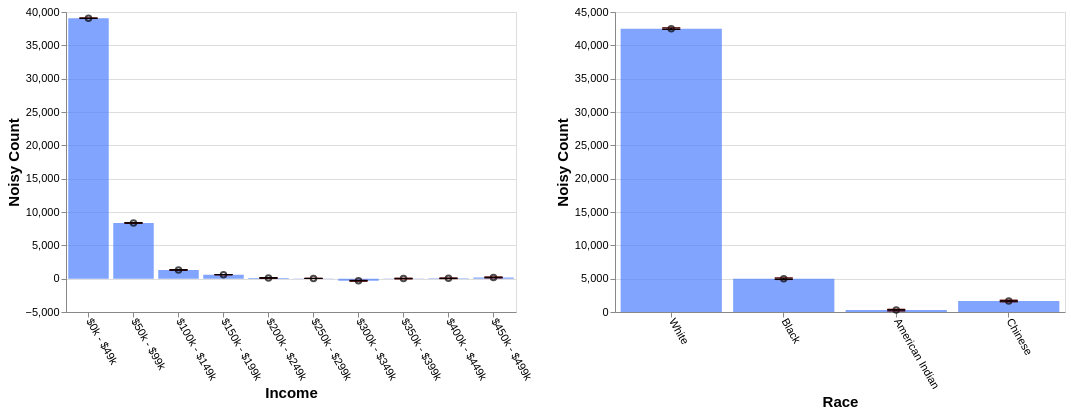

This figure's Vega-Lite source:
### Vega-Lite specification from a JSON file in a GitHub repository (floating-point values rounded to 4 significant figures)
{"config": {"view": {"continuousWidth": 400, "continuousHeight": 300}, "axis": {"labelFontSize": 11, "titleFontSize": 15}, "axisBottom": {"labelAngle": 60}}, "hconcat": [{"layer": [{"mark": "bar", "encoding": {"color": {"value": "transparent"}, "tooltip": [{"aggregate": "sum", "field": "noisy_count", "title": "noisy count", "type": "quantitative"}, {"aggregate": "sum", "field": "noisy_count_prev", "title": "prev count", "type": "quantitative"}, {"aggregate": "sum", "field": "error", "title": "current error", "type": "quantitative"}, {"aggregate": "sum", "field": "error_prev", "title": "prev error", "type": "quantitative"}], "x": {"field": "income", "sort": null, "title": "Income", "type": "ordinal"}}, "height": 300, "selection": {"selector631": {"type": "interval", "encodings": ["x"]}}, "transform": [{"filter": {"selection": "selector632"}}], "width": 450}, {"mark": {"type": "bar", "color": "gray", "opacity": 0}, "encoding": {"x": {"field": "income", "sort": null, "title": "Income", "type": "ordinal"}, "y": {"aggregate": "sum", "field": "noisy_count_prev", "type": "quantitative"}}, "transform": [{"filter": {"selection": "selector632"}}]}, {"mark": {"type": "bar", "color": "#4C7FFF", "opacity": 0.7}, "encoding": {"x": {"field": "income", "sort": null, "title": "Income", "type": "ordinal"}, "y": {"aggregate": "sum", "field": "noisy_count", "type": "quantitative"}}, "transform": [{"filter": {"selection": "selector632"}}]}, {"mark": {"type": "point", "color": "black", "opacity": 0.7}, "encoding": {"x": {"field": "income", "sort": null, "title": "Income", "type": "ordinal"}, "y": {"aggregate": "sum", "field": "noisy_count", "title": "Noisy Count", "type": "quantitative"}}, "transform": [{"filter": {"selection": "selector632"}}]}, {"mark": {"type": "rule", "color": "#B6B6B6", "size": 2, "strokeDash": [3, 3]}, "encoding": {"x": {"field": "income", "sort": null, "title": "Income", "type": "ordinal"}, "y": {"aggregate": "sum", "field": "plus_error_prev_income", "title": "", "type": "quantitative"}, "y2": {"aggregate": "sum", "field": "minus_error_prev_income", "title": ""}}, "transform": [{"filter": {"selection": "selector632"}}]}, {"mark": {"type": "tick", "color": "#B90000", "size": 0, "strokeDash": [1, 1]}, "encoding": {"x": {"field": "income", "sort": null, "title": "Income", "type": "ordinal"}, "y": {"aggregate": "sum", "field": "plus_error_prev_income", "type": "quantitative"}}, "transform": [{"filter": {"selection": "selector632"}}]}, {"mark": {"type": "tick", "color": "#B90000", "size": 0, "strokeDash": [3, 1]}, "encoding": {"x": {"field": "income", "sort": null, "title": "Income", "type": "ordinal"}, "y": {"aggregate": "sum", "field": "minus_error_prev_income", "type": "quantitative"}}, "transform": [{"filter": {"selection": "selector632"}}]}, {"mark": {"type": "rule", "color": "black", "size": 2}, "encoding": {"x": {"field": "income", "sort": null, "title": "Income", "type": "ordinal"}, "y": {"aggregate": "sum", "field": "plus_error", "title": "", "type": "quantitative"}, "y2": {"aggregate": "sum", "field": "minus_error", "title": ""}}, "transform": [{"filter": {"selection": "selector632"}}]}, {"mark": {"type": "tick", "color": "black", "width": 0}, "encoding": {"x": {"field": "income", "sort": null, "title": "Income", "type": "ordinal"}, "y": {"aggregate": "sum", "field": "plus_error", "type": "quantitative"}}, "transform": [{"filter": {"selection": "selector632"}}]}, {"mark": {"type": "tick", "color": "black", "width": 0}, "encoding": {"x": {"field": "income", "sort": null, "title": "Income", "type": "ordinal"}, "y": {"aggregate": "sum", "field": "minus_error", "type": "quantitative"}}, "transform": [{"filter": {"selection": "selector632"}}]}]}, {"layer": [{"mark": "bar", "encoding": {"color": {"value": "transparent"}, "tooltip": [{"aggregate": "sum", "field": "noisy_count", "title": "noisy count", "type": "quantitative"}, {"aggregate": "sum", "field": "noisy_count_prev", "title": "prev count", "type": "quantitative"}, {"aggregate": "sum", "field": "error", "title": "current error", "type": "quantitative"}, {"aggregate": "sum", "field": "error_prev", "title": "prev error", "type": "quantitative"}], "x": {"field": "race", "sort": null, "title": "Race", "type": "ordinal"}}, "height": 300, "selection": {"selector632": {"type": "interval", "encodings": ["x"]}}, "transform": [{"filter": {"selection": "selector631"}}], "width": 450}, {"mark": {"type": "bar", "color": "gray", "opacity": 0}, "encoding": {"x": {"field": "race", "sort": null, "title": "Race", "type": "ordinal"}, "y": {"aggregate": "sum", "field": "noisy_count_prev", "type": "quantitative"}}, "transform": [{"filter": {"selection": "selector631"}}]}, {"mark": {"type": "bar", "color": "#4C7FFF", "opacity": 0.7}, "encoding": {"x": {"field": "race", "sort": null, "title": "Race", "type": "ordinal"}, "y": {"aggregate": "sum", "field": "noisy_count", "type": "quantitative"}}, "transform": [{"filter": {"selection": "selector631"}}]}, {"mark": {"type": "point", "color": "black", "opacity": 0.7}, "encoding": {"x": {"field": "race", "sort": null, "title": "Race", "type": "ordinal"}, "y": {"aggregate": "sum", "field": "noisy_count", "title": "Noisy Count", "type": "quantitative"}}, "transform": [{"filter": {"selection": "selector631"}}]}, {"mark": {"type": "rule", "color": "#B6B6B6", "size": 2, "strokeDash": [3, 3]}, "encoding": {"x": {"field": "race", "sort": null, "title": "Race", "type": "ordinal"}, "y": {"aggregate": "sum", "field": "plus_error_prev_race", "title": "", "type": "quantitative"}, "y2": {"aggregate": "sum", "field": "minus_error_prev_race", "title": ""}}, "transform": [{"filter": {"selection": "selector631"}}]}, {"mark": {"type": "tick", "color": "#B90000", "size": 0, "strokeDash": [1, 1]}, "encoding": {"x": {"field": "race", "sort": null, "title": "Race", "type": "ordinal"}, "y": {"aggregate": "sum", "field": "plus_error_prev_race", "type": "quantitative"}}, "transform": [{"filter": {"selection": "selector631"}}]}, {"mark": {"type": "tick", "color": "#B90000", "size": 0, "strokeDash": [3, 1]}, "encoding": {"x": {"field": "race", "sort": null, "title": "Race", "type": "ordinal"}, "y": {"aggregate": "sum", "field": "minus_error_prev_race", "type": "quantitative"}}, "transform": [{"filter": {"selection": "selector631"}}]}, {"mark": {"type": "rule", "color": "black", "size": 2}, "encoding": {"x": {"field": "race", "sort": null, "title": "Race", "type": "ordinal"}, "y": {"aggregate": "sum", "field": "plus_error", "title": "", "type": "quantitative"}, "y2": {"aggregate": "sum", "field": "minus_error", "title": ""}}, "transform": [{"filter": {"selection": "selector631"}}]}, {"mark": {"type": "tick", "color": "black", "width": 0}, "encoding": {"x": {"field": "race", "sort": null, "title": "Race", "type": "ordinal"}, "y": {"aggregate": "sum", "field": "plus_error", "type": "quantitative"}}, "transform": [{"filter": {"selection": "selector631"}}]}, {"mark": {"type": "tick", "color": "black", "width": 0}, "encoding": {"x": {"field": "race", "sort": null, "title": "Race", "type": "ordinal"}, "y": {"aggregate": "sum", "field": "minus_error", "type": "quantitative"}}, "transform": [{"filter": {"selection": "selector631"}}]}]}], "data": {"name": "data-177acd40c10aab56fd126838765e6392"}, "$schema": "https://vega.github.io/schema/vega-lite/v4.17.0.json", "datasets": {"data-177acd40c10aab56fd126838765e6392": [{"income": "$0k - $49k", "race": "White", "noisy_count": 33180.0, "true_count": 33160.0, "plus_error": 33190.0, "minus_error": 33170.0, "error": 10.0, "noisy_count_prev": 33180.0, "true_count_prev": 33160.0, "plus_error_prev": 33190.0, "minus_error_prev": 33170.0, "error_prev": 11.2, "plus_error_prev_income": 33190.0, "minus_error_prev_income": 33170.0, "plus_error_prev_race": 33190.0, "minus_error_prev_race": 33170.0}, {"income": "$0k - $49k", "race": "Black", "noisy_count": 4270.0, "true_count": 4314.0, "plus_error": 4279.0, "minus_error": 4260.0, "error": 10.0, "noisy_count_prev": 4271.0, "true_count_prev": 4314.0, "plus_error_prev": 4283.0, "minus_error_prev": 4260.0, "error_prev": 11.2, "plus_error_prev_income": 4286.0, "minus_error_prev_income": 4263.0, "plus_error_prev_race": 4284.0, "minus_error_prev_race": 4261.0}, {"income": "$0k - $49k", "race": "American Indian", "noisy_count": 539.0, "true_count": 489.0, "plus_error": 549.0, "minus_error": 529.0, "error": 10.0, "noisy_count_prev": 534.1, "true_count_prev": 489.0, "plus_error_prev": 545.4, "minus_error_prev": 522.9, "error_prev": 11.2, "plus_error_prev_income": 548.4, "minus_error_prev_income": 525.9, "plus_error_prev_race": 545.1, "minus_error_prev_race": 522.6}, {"income": "$0k - $49k", "race": "Chinese", "noisy_count": 1072.0, "true_count": 992.0, "plus_error": 1082.0, "minus_error": 1062.0, "error": 10.0, "noisy_count_prev": 1067.0, "true_count_prev": 992.0, "plus_error_prev": 1078.0, "minus_error_prev": 1055.0, "error_prev": 11.2, "plus_error_prev_income": 1081.0, "minus_error_prev_income": 1058.0, "plus_error_prev_race": 1078.0, "minus_error_prev_race": 1056.0}, {"income": "$50k - $99k", "race": "White", "noisy_count": 7502.0, "true_count": 7572.0, "plus_error": 7514.0, "minus_error": 7489.0, "error": 12.8, "noisy_count_prev": 7505.0, "true_count_prev": 7572.0, "plus_error_prev": 7520.0, "minus_error_prev": 7490.0, "error_prev": 14.9, "plus_error_prev_income": 7519.0, "minus_error_prev_income": 7489.0, "plus_error_prev_race": 7520.0, "minus_error_prev_race": 7491.0}, {"income": "$50k - $99k", "race": "Black", "noisy_count": 528.5, "true_count": 547.0, "plus_error": 541.3, "minus_error": 515.7, "error": 12.8, "noisy_count_prev": 526.8, "true_count_prev": 547.0, "plus_error_prev": 541.7, "minus_error_prev": 511.9, "error_prev": 14.9, "plus_error_prev_income": 540.8, "minus_error_prev_income": 511.0, "plus_error_prev_race": 542.7, "minus_error_prev_race": 512.9}, {"income": "$50k - $99k", "race": "American Indian", "noisy_count": -10.6, "true_count": 64.0, "plus_error": 2.1, "minus_error": -23.4, "error": 12.8, "noisy_count_prev": -7.0, "true_count_prev": 64.0, "plus_error_prev": 7.9, "minus_error_prev": -21.9, "error_prev": 14.9, "plus_error_prev_income": 6.95, "minus_error_prev_income": -22.85, "plus_error_prev_race": 7.58, "minus_error_prev_race": -22.22}, {"income": "$50k - $99k", "race": "Chinese", "noisy_count": 339.5, "true_count": 344.0, "plus_error": 352.3, "minus_error": 326.8, "error": 12.8, "noisy_count_prev": 338.2, "true_count_prev": 344.0, "plus_error_prev": 353.1, "minus_error_prev": 323.3, "error_prev": 14.9, "plus_error_prev_income": 352.2, "minus_error_prev_income": 322.4, "plus_error_prev_race": 353.5, "minus_error_prev_race": 323.7}, {"income": "$100k - $149k", "race": "White", "noisy_count": 1065.0, "true_count": 1036.0, "plus_error": 1078.0, "minus_error": 1053.0, "error": 12.8, "noisy_count_prev": 1058.0, "true_count_prev": 1036.0, "plus_error_prev": 1073.0, "minus_error_prev": 1043.0, "error_prev": 14.9, "plus_error_prev_income": 1075.0, "minus_error_prev_income": 1045.0, "plus_error_prev_race": 1074.0, "minus_error_prev_race": 1044.0}, {"income": "$100k - $149k", "race": "Black", "noisy_count": 5.7, "true_count": 45.0, "plus_error": 18.5, "minus_error": -7.0, "error": 12.8, "noisy_count_prev": 9.1, "true_count_prev": 45.0, "plus_error_prev": 24.0, "minus_error_prev": -5.8, "error_prev": 14.9, "plus_error_prev_income": 25.93, "minus_error_prev_income": -3.875, "plus_error_prev_race": 25.01, "minus_error_prev_race": -4.79}, {"income": "$100k - $149k", "race": "American Indian", "noisy_count": 72.6, "true_count": 4.0, "plus_error": 85.4, "minus_error": 59.9, "error": 12.8, "noisy_count_prev": 70.2, "true_count_prev": 4.0, "plus_error_prev": 85.1, "minus_error_prev": 55.3, "error_prev": 14.9, "plus_error_prev_income": 87.03, "minus_error_prev_income": 57.23, "plus_error_prev_race": 84.78, "minus_error_prev_race": 54.98}, {"income": "$100k - $149k", "race": "Chinese", "noisy_count": 163.2, "true_count": 64.0, "plus_error": 176.0, "minus_error": 150.4, "error": 12.8, "noisy_count_prev": 161.9, "true_count_prev": 64.0, "plus_error_prev": 176.8, "minus_error_prev": 147.0, "error_prev": 14.9, "plus_error_prev_income": 178.7, "minus_error_prev_income": 148.9, "plus_error_prev_race": 177.2, "minus_error_prev_race": 147.4}, {"income": "$150k - $199k", "race": "White", "noisy_count": 568.4, "true_count": 559.0, "plus_error": 573.1, "minus_error": 563.7, "error": 4.7, "noisy_count_prev": 568.1, "true_count_prev": 559.0, "plus_error_prev": 573.7, "minus_error_prev": 562.5, "error_prev": 5.6, "plus_error_prev_income": 573.9, "minus_error_prev_income": 562.7, "plus_error_prev_race": 574.3, "minus_error_prev_race": 563.1}, {"income": "$150k - $199k", "race": "Black", "noisy_count": -9.1, "true_count": 15.0, "plus_error": -4.4, "minus_error": -13.9, "error": 4.7, "noisy_count_prev": -10.3, "true_count_prev": 15.0, "plus_error_prev": -4.7, "minus_error_prev": -15.9, "error_prev": 5.6, "plus_error_prev_income": -4.475, "minus_error_prev_income": -15.68, "plus_error_prev_race": -3.69, "minus_error_prev_race": -14.89}, {"income": "$150k - $199k", "race": "American Indian", "noisy_count": -1.0, "true_count": 1.0, "plus_error": 3.7, "minus_error": -5.7, "error": 4.7, "noisy_count_prev": 0.1, "true_count_prev": 1.0, "plus_error_prev": 5.7, "minus_error_prev": -5.5, "error_prev": 5.6, "plus_error_prev_income": 5.925, "minus_error_prev_income": -5.275, "plus_error_prev_race": 5.38, "minus_error_prev_race": -5.82}, {"income": "$150k - $199k", "race": "Chinese", "noisy_count": 40.1, "true_count": 34.0, "plus_error": 44.8, "minus_error": 35.4, "error": 4.7, "noisy_count_prev": 39.6, "true_count_prev": 34.0, "plus_error_prev": 45.2, "minus_error_prev": 34.0, "error_prev": 5.6, "plus_error_prev_income": 45.42, "minus_error_prev_income": 34.22, "plus_error_prev_race": 45.63, "minus_error_prev_race": 34.43}, {"income": "$200k - $249k", "race": "White", "noisy_count": 216.4, "true_count": 122.0, "plus_error": 229.2, "minus_error": 203.7, "error": 12.8, "noisy_count_prev": 215.2, "true_count_prev": 122.0, "plus_error_prev": 230.2, "minus_error_prev": 200.3, "error_prev": 14.9, "plus_error_prev_income": 229.0, "minus_error_prev_income": 199.1, "plus_error_prev_race": 230.8, "minus_error_prev_race": 200.9}, {"income": "$200k - $249k", "race": "Black", "noisy_count": -3.0, "true_count": 7.0, "plus_error": 9.8, "minus_error": -15.8, "error": 12.8, "noisy_count_prev": -1.5, "true_count_prev": 7.0, "plus_error_prev": 13.4, "minus_error_prev": -16.4, "error_prev": 14.9, "plus_error_prev_income": 12.18, "minus_error_prev_income": -17.62, "plus_error_prev_race": 14.41, "minus_error_prev_race": -15.39}, {"income": "$200k - $249k", "race": "American Indian", "noisy_count": -37.7, "true_count": 3.0, "plus_error": -24.9, "minus_error": -50.5, "error": 12.8, "noisy_count_prev": -35.5, "true_count_prev": 3.0, "plus_error_prev": -20.6, "minus_error_prev": -50.4, "error_prev": 14.9, "plus_error_prev_income": -21.82, "minus_error_prev_income": -51.62, "plus_error_prev_race": -20.92, "minus_error_prev_race": -50.72}, {"income": "$200k - $249k", "race": "Chinese", "noisy_count": -67.8, "true_count": 5.0, "plus_error": -55.0, "minus_error": -80.5, "error": 12.8, "noisy_count_prev": -65.4, "true_count_prev": 5.0, "plus_error_prev": -50.4, "minus_error_prev": -80.3, "error_prev": 14.9, "plus_error_prev_income": -51.62, "minus_error_prev_income": -81.52, "plus_error_prev_race": -49.97, "minus_error_prev_race": -79.87}, {"income": "$250k - $299k", "race": "White", "noisy_count": 72.2, "true_count": 43.0, "plus_error": 76.9, "minus_error": 67.5, "error": 4.7, "noisy_count_prev": 70.7, "true_count_prev": 43.0, "plus_error_prev": 76.2, "minus_error_prev": 65.1, "error_prev": 5.6, "plus_error_prev_income": 76.72, "minus_error_prev_income": 65.62, "plus_error_prev_race": 76.82, "minus_error_prev_race": 65.72}, {"income": "$250k - $299k", "race": "Black", "noisy_count": 22.4, "true_count": 0.0, "plus_error": 27.0, "minus_error": 17.7, "error": 4.7, "noisy_count_prev": 20.7, "true_count_prev": 0.0, "plus_error_prev": 26.3, "minus_error_prev": 15.1, "error_prev": 5.6, "plus_error_prev_income": 26.82, "minus_error_prev_income": 15.62, "plus_error_prev_race": 27.31, "minus_error_prev_race": 16.11}, {"income": "$250k - $299k", "race": "American Indian", "noisy_count": -49.1, "true_count": 0.0, "plus_error": -44.5, "minus_error": -53.8, "error": 4.7, "noisy_count_prev": -49.3, "true_count_prev": 0.0, "plus_error_prev": -43.8, "minus_error_prev": -54.9, "error_prev": 5.6, "plus_error_prev_income": -43.27, "minus_error_prev_income": -54.38, "plus_error_prev_race": -44.12, "minus_error_prev_race": -55.22}, {"income": "$250k - $299k", "race": "Chinese", "noisy_count": -5.6, "true_count": 3.0, "plus_error": -0.9, "minus_error": -10.3, "error": 4.7, "noisy_count_prev": -4.3, "true_count_prev": 3.0, "plus_error_prev": 1.2, "minus_error_prev": -9.9, "error_prev": 5.6, "plus_error_prev_income": 1.725, "minus_error_prev_income": -9.375, "plus_error_prev_race": 1.63, "minus_error_prev_race": -9.47}, {"income": "$300k - $349k", "race": "White", "noisy_count": -31.6, "true_count": 11.0, "plus_error": -18.8, "minus_error": -44.4, "error": 12.8, "noisy_count_prev": -31.7, "true_count_prev": 11.0, "plus_error_prev": -16.8, "minus_error_prev": -46.6, "error_prev": 14.9, "plus_error_prev_income": -19.07, "minus_error_prev_income": -48.87, "plus_error_prev_race": -16.18, "minus_error_prev_race": -45.98}, {"income": "$300k - $349k", "race": "Black", "noisy_count": -48.4, "true_count": 1.0, "plus_error": -35.6, "minus_error": -61.2, "error": 12.8, "noisy_count_prev": -45.0, "true_count_prev": 1.0, "plus_error_prev": -30.1, "minus_error_prev": -59.9, "error_prev": 14.9, "plus_error_prev_income": -32.37, "minus_error_prev_income": -62.17, "plus_error_prev_race": -29.09, "minus_error_prev_race": -58.89}, {"income": "$300k - $349k", "race": "American Indian", "noisy_count": -159.1, "true_count": 0.0, "plus_error": -146.3, "minus_error": -171.9, "error": 12.8, "noisy_count_prev": -155.3, "true_count_prev": 0.0, "plus_error_prev": -140.4, "minus_error_prev": -170.2, "error_prev": 14.9, "plus_error_prev_income": -142.7, "minus_error_prev_income": -172.5, "plus_error_prev_race": -140.7, "minus_error_prev_race": -170.5}, {"income": "$300k - $349k", "race": "Chinese", "noisy_count": -73.8, "true_count": 0.0, "plus_error": -61.0, "minus_error": -86.6, "error": 12.8, "noisy_count_prev": -71.8, "true_count_prev": 0.0, "plus_error_prev": -56.9, "minus_error_prev": -86.7, "error_prev": 14.9, "plus_error_prev_income": -59.17, "minus_error_prev_income": -88.97, "plus_error_prev_race": -56.47, "minus_error_prev_race": -86.27}, {"income": "$350k - $399k", "race": "White", "noisy_count": 36.9, "true_count": 2.0, "plus_error": 46.8, "minus_error": 26.9, "error": 10.0, "noisy_count_prev": 35.0, "true_count_prev": 2.0, "plus_error_prev": 46.2, "minus_error_prev": 23.8, "error_prev": 11.2, "plus_error_prev_income": 48.2, "minus_error_prev_income": 25.8, "plus_error_prev_race": 46.82, "minus_error_prev_race": 24.42}, {"income": "$350k - $399k", "race": "Black", "noisy_count": -9.3, "true_count": 0.0, "plus_error": 0.7, "minus_error": -19.3, "error": 10.0, "noisy_count_prev": -10.2, "true_count_prev": 0.0, "plus_error_prev": 1.0, "minus_error_prev": -21.4, "error_prev": 11.2, "plus_error_prev_income": 3.0, "minus_error_prev_income": -19.4, "plus_error_prev_race": 2.01, "minus_error_prev_race": -20.39}, {"income": "$350k - $399k", "race": "American Indian", "noisy_count": -9.8, "true_count": 0.0, "plus_error": 0.1, "minus_error": -19.8, "error": 10.0, "noisy_count_prev": -15.5, "true_count_prev": 0.0, "plus_error_prev": -4.3, "minus_error_prev": -26.8, "error_prev": 11.2, "plus_error_prev_income": -2.3, "minus_error_prev_income": -24.8, "plus_error_prev_race": -4.62, "minus_error_prev_race": -27.12}, {"income": "$350k - $399k", "race": "Chinese", "noisy_count": 0.8, "true_count": 0.0, "plus_error": 10.7, "minus_error": -9.2, "error": 10.0, "noisy_count_prev": 1.3, "true_count_prev": 0.0, "plus_error_prev": 12.6, "minus_error_prev": -9.9, "error_prev": 11.2, "plus_error_prev_income": 14.6, "minus_error_prev_income": -7.9, "plus_error_prev_race": 13.03, "minus_error_prev_race": -9.47}, {"income": "$400k - $449k", "race": "White", "noisy_count": -29.7, "true_count": 2.0, "plus_error": -19.6, "minus_error": -39.7, "error": 10.0, "noisy_count_prev": -25.9, "true_count_prev": 2.0, "plus_error_prev": -14.5, "minus_error_prev": -37.2, "error_prev": 11.3, "plus_error_prev_income": -14.47, "minus_error_prev_income": -37.17, "plus_error_prev_race": -13.88, "minus_error_prev_race": -36.58}, {"income": "$400k - $449k", "race": "Black", "noisy_count": 137.3, "true_count": 0.0, "plus_error": 147.4, "minus_error": 127.3, "error": 10.0, "noisy_count_prev": 128.4, "true_count_prev": 0.0, "plus_error_prev": 139.7, "minus_error_prev": 117.0, "error_prev": 11.3, "plus_error_prev_income": 139.7, "minus_error_prev_income": 117.0, "plus_error_prev_race": 140.7, "minus_error_prev_race": 118.0}, {"income": "$400k - $449k", "race": "American Indian", "noisy_count": -85.7, "true_count": 0.0, "plus_error": -75.7, "minus_error": -95.7, "error": 10.0, "noisy_count_prev": -80.9, "true_count_prev": 0.0, "plus_error_prev": -69.6, "minus_error_prev": -92.3, "error_prev": 11.3, "plus_error_prev_income": -69.57, "minus_error_prev_income": -92.27, "plus_error_prev_race": -69.92, "minus_error_prev_race": -92.62}, {"income": "$400k - $449k", "race": "Chinese", "noisy_count": 28.5, "true_count": 0.0, "plus_error": 38.6, "minus_error": 18.5, "error": 10.0, "noisy_count_prev": 28.7, "true_count_prev": 0.0, "plus_error_prev": 40.0, "minus_error_prev": 17.4, "error_prev": 11.3, "plus_error_prev_income": 40.03, "minus_error_prev_income": 17.43, "plus_error_prev_race": 40.43, "minus_error_prev_race": 17.83}, {"income": "$450k - $499k", "race": "White", "noisy_count": -84.6, "true_count": 1.0, "plus_error": -71.8, "minus_error": -97.4, "error": 12.8, "noisy_count_prev": -81.6, "true_count_prev": 1.0, "plus_error_prev": -66.7, "minus_error_prev": -96.5, "error_prev": 14.9, "plus_error_prev_income": -65.6, "minus_error_prev_income": -95.4, "plus_error_prev_race": -66.08, "minus_error_prev_race": -95.88}, {"income": "$450k - $499k", "race": "Black", "noisy_count": 89.0, "true_count": 0.0, "plus_error": 101.8, "minus_error": 76.2, "error": 12.8, "noisy_count_prev": 83.1, "true_count_prev": 0.0, "plus_error_prev": 98.0, "minus_error_prev": 68.2, "error_prev": 14.9, "plus_error_prev_income": 99.1, "minus_error_prev_income": 69.3, "plus_error_prev_race": 99.01, "minus_error_prev_race": 69.21}, {"income": "$450k - $499k", "race": "American Indian", "noisy_count": 28.9, "true_count": 0.0, "plus_error": 41.7, "minus_error": 16.1, "error": 12.8, "noisy_count_prev": 29.8, "true_count_prev": 0.0, "plus_error_prev": 44.7, "minus_error_prev": 14.9, "error_prev": 14.9, "plus_error_prev_income": 45.8, "minus_error_prev_income": 16.0, "plus_error_prev_race": 44.38, "minus_error_prev_race": 14.58}, {"income": "$450k - $499k", "race": "Chinese", "noisy_count": 152.9, "true_count": 0.0, "plus_error": 165.7, "minus_error": 140.1, "error": 12.8, "noisy_count_prev": 150.5, "true_count_prev": 0.0, "plus_error_prev": 165.4, "minus_error_prev": 135.6, "error_prev": 14.9, "plus_error_prev_income": 166.5, "minus_error_prev_income": 136.7, "plus_error_prev_race": 165.8, "minus_error_prev_race": 136.0}]}}
